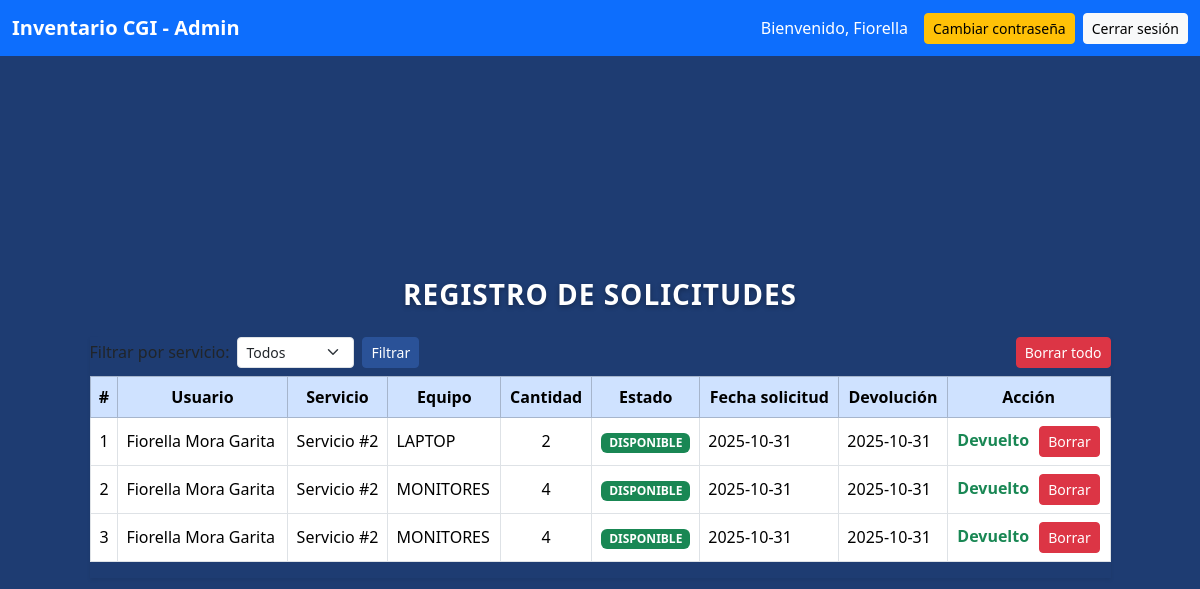
The app's page /public/admin/admin_dashboard.php (signed in) with its own data.
### tables this page shows
CREATE TABLE `registro_detalle` (
  `id_registro` int(11) NOT NULL,
  `fecha_de_salida` date NOT NULL DEFAULT current_timestamp(),
  `fecha_de_retorno` date NOT NULL DEFAULT current_timestamp(),
  `cantidad` int(11) NOT NULL,
  `id_empleados` int(11) NOT NULL,
  `id_estado` int(11) NOT NULL,
  `id_servicio` int(11) NOT NULL,
  `id_inventario` int(55) NOT NULL
);

CREATE TABLE `servicio` (
  `id_servicio` int(11) NOT NULL,
  `nombre_servicio` varchar(100) NOT NULL
);

CREATE TABLE `inventario` (
  `id_inventario` int(11) NOT NULL,
  `articulo` varchar(55) NOT NULL,
  `cantidad` int(55) NOT NULL,
  `id_estado` int(11) NOT NULL
);

CREATE TABLE `estado` (
  `id_estado` int(11) NOT NULL,
  `nombre` varchar(55) DEFAULT NULL
);

### includes/functions.php (called while the page is built, shortened)
<?php
$host = 'localhost';
$user = 'root';
$pass = '';
$db   = 'empleados';
$conn = new mysqli($host, $user, $pass, $db);
function obtenerSolicitudes() {
    global $conn;
    $sql = "
        SELECT
            r.id_registro,
            e.id_empleados,
            CONCAT(e.nombre, ' ', e.apellido1, ' ', e.apellido2) AS usuario,
            s.id_servicio,
            i.articulo AS equipo,
            i.cantidad,
            es.nombre AS estado,
            r.fecha_de_salida AS fecha_solicitud,
            r.fecha_de_retorno AS fecha_entrega,
            r.id_estado
        FROM registro_detalle r
        JOIN empleados e ON r.id_empleados = e.id_empleados
        JOIN servicio s ON r.id_servicio = s.id_servicio
        JOIN inventario i ON r.id_inventario = i.id_inventario
        JOIN estado es ON r.id_estado = es.id_estado
        ORDER BY r.fecha_de_salida DESC
    ";
    $result = $conn->query($sql);
    $solicitudes = [];
    while ($row = $result->fetch_assoc()) {
        $solicitudes[] = $row;
    }
    return $solicitudes;
}
?>

### public/admin/admin_dashboard.php (the view, shortened to what this page needs)
<?php
require_once __DIR__ . '/../../includes/functions.php';
$solicitudes = obtenerSolicitudes();
?>
<!doctype html>
<html lang="es">
<head>
   <link href="https://cdn.jsdelivr.net/npm/bootstrap@5.3.2/dist/css/bootstrap.min.css" rel="stylesheet">
   <link rel="stylesheet" href="estilo2.css">
</head>
<body class="dashboard-body">
<nav class="navbar navbar-expand-lg navbar-dark bg-primary">
     <div class="container-fluid">
         <a class="navbar-brand fw-bold" href="#">Inventario CGI - Admin</a>
         <div class="d-flex align-items-center">
             <span class="navbar-text me-3 text-white">
                 Bienvenido, <?= htmlspecialchars($_SESSION['user_name'] ?? 'Administrador'); ?>
             </span>
             <a href="cambiar_contraseña.php" class="btn btn-warning btn-sm me-2">Cambiar contraseña</a>
             <a href="../logout.php" class="btn btn-light btn-sm">Cerrar sesión</a>
         </div>
     </div>
</nav>
<div class="dashboard-wrapper py-5">
     <div class="container">
         <div class="row justify-content-center">
             <div class="col-md-11">
                 <h3 class="titulo-principal">Registro de Solicitudes</h3>
                  <div class="table-responsive shadow-sm">
                     <div class="d-flex justify-content-between mb-2 align-items-center">
                         <form method="get" class="d-flex align-items-center" style="gap:8px;">
                             <label for="servicio" class="mb-0">Filtrar por servicio:</label>
                             <select name="servicio" id="servicio" class="form-select form-select-sm" style="width:auto;">
                                 <option value="0">Todos</option>
                             </select>
                             <button type="submit" class="btn btn-sm btn-primary">Filtrar</button>
                         </form>
                         <form method="post" onsubmit="return confirm('¿Seguro que desea eliminar TODOS los registros? Esta acción no se puede deshacer.');">
                             <button type="submit" name="borrar_todo" class="btn btn-sm btn-danger">Borrar todo</button>
                         </form>
                     </div>
                      <table class="table table-bordered table-hover align-middle">
                          <thead class="table-primary text-center">
                              <tr>
                                  <th>#</th>
                                  <th>Usuario</th>
                                  <th>Servicio</th>
                                  <th>Equipo</th>
                                  <th>Cantidad</th>
                                  <th>Estado</th>
                                  <th>Fecha solicitud</th>
                                  <th>Devolución</th>
                                  <th>Acción</th>
                              </tr>
                          </thead>
                          <tbody>
                              <?php if (empty($solicitudes)): ?>
                                  <tr>
                                      <td colspan="9" class="text-center text-muted">No hay solicitudes registradas</td>
                                  </tr>
                              <?php else: ?>
                                  <?php foreach ($solicitudes as $s): ?>
                                      <tr>
                                          <td class="text-center"><?= $s['id_registro'] ?></td>
                                          <td><?= htmlspecialchars($s['usuario']) ?></td>
                                          <td class="text-center">Servicio #<?= htmlspecialchars($s['id_servicio']) ?></td>
                                          <td><?= htmlspecialchars($s['equipo']) ?></td>
                                          <td class="text-center"><?= $s['cantidad'] ?></td>
                                          <td class="text-center">
                                              <span class="badge <?= strtolower($s['estado']) === 'disponible' ? 'bg-success' : 'bg-warning text-dark' ?>">
                                                  <?= htmlspecialchars($s['estado']) ?>
                                              </span>
                                          </td>
                                          <td><?= htmlspecialchars($s['fecha_solicitud']) ?></td>
                                          <td><?= htmlspecialchars($s['fecha_entrega']) ?></td>
                                          <td class="text-center">
                                              <form method="post" style="display:inline; margin-right:6px;">
                                                  <?php if ($s['id_estado'] != 1): ?>
                                                      <button class="btn btn-sm btn-success" name="entregar">Marcar Entregado</button>
                                                  <?php else: ?>
                                                      <span class="text-success fw-semibold">Devuelto</span>
                                                  <?php endif; ?>
                                              </form>
                                              <form method="post" style="display:inline;" onsubmit="return confirm('¿Seguro que desea borrar este registro?');">
                                                  <button type="submit" name="borrar" class="btn btn-sm btn-danger">Borrar</button>
                                              </form>
                                          </td>
                                      </tr>
                                  <?php endforeach; ?>
                              <?php endif; ?>
                          </tbody>
                      </table>
                  </div>
              </div>
         </div>
     </div>
</div>
</body>
</html>

### public/admin/estilo2.css (style rules this page uses)
.dashboard-body { background-color: #1e3c72; min-height: 100vh; display: flex; flex-direction: column; }
.dashboard-wrapper { flex: 1; display: flex; align-items: center; justify-content: center; padding: 40px 20px; }
.btn-primary { background-color: #2a5298; border-color: #2a5298; }

### public/admin/admin_dashboard.php (style rules this page uses)
.titulo-principal { color: #ffffff; font-weight: 800; text-align: center; text-transform: uppercase; letter-spacing: 1px; text-shadow: 0 2px 5px rgba(0, 0, 0, 0.3); margin-bottom: 25px; }

### records on screen
registro_detalle: id_registro "1", usuario "Fiorella Mora Garita", id_servicio.id_servicio "2", id_inventario.articulo "LAPTOP", id_inventario.cantidad "2", id_estado.nombre "DISPONIBLE", fecha_de_salida "2025-10-31", fecha_de_retorno "2025-10-31", shows "Devuelto"
registro_detalle: id_registro "2", usuario "Fiorella Mora Garita", id_servicio.id_servicio "2", id_inventario.articulo "MONITORES", id_inventario.cantidad "4", id_estado.nombre "DISPONIBLE", fecha_de_salida "2025-10-31", fecha_de_retorno "2025-10-31", shows "Devuelto"
registro_detalle: id_registro "3", usuario "Fiorella Mora Garita", id_servicio.id_servicio "2", id_inventario.articulo "MONITORES", id_inventario.cantidad "4", id_estado.nombre "DISPONIBLE", fecha_de_salida "2025-10-31", fecha_de_retorno "2025-10-31", shows "Devuelto"

### other values on screen
$_SESSION['user_name'] "Fiorella"
